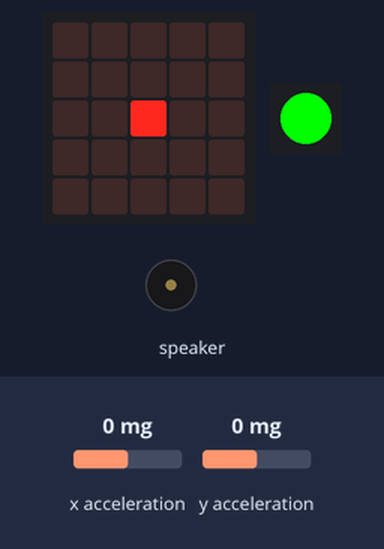
Bench run of a program on a simulated Calliope mini (MakeCode). On the bench: the board's 5×5 LED display, 1 RGB LEDs in strip order, left to right, buzzer (waves = sounding). The inputs (shaded band) are chosen by the test bench; at power-on: x acceleration 0 mg, y acceleration 0 mg.

Above: at 1.2 s.
1.3 s: x acceleration set to -1440 mg
At 2.9 s:
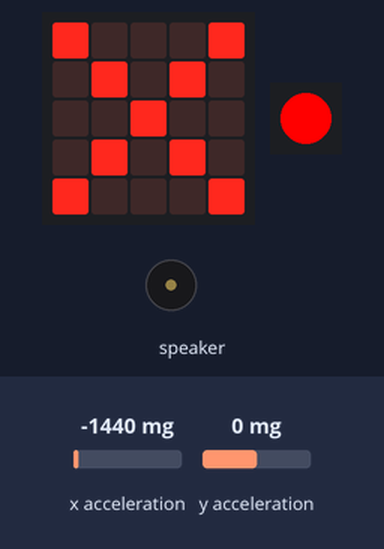
3.7 s: x acceleration set to -275 mg
At 5.43 s:
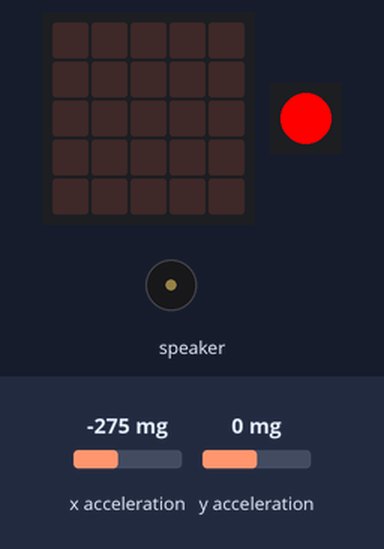
6.7 s: x acceleration set to -242 mg
9.7 s: x acceleration set to -750 mg
At 10.57 s:
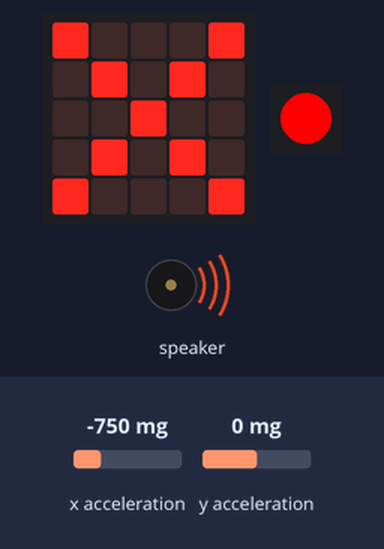
Timing chart, 0 to 12.7 s (numbered marks = the images above; inputs shaded):
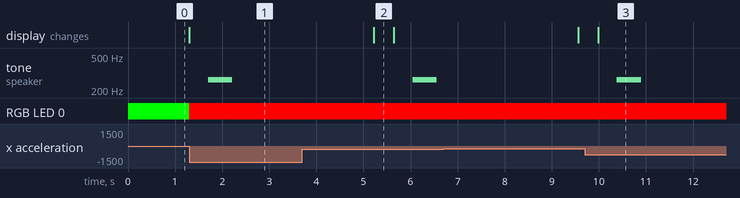

The program:

main.ts
```typescript
let LED_y = 0
let LED_x = 0
let Schwierigkeit = 4
basic.forever(function () {
    led.unplot(LED_x, LED_y)
    LED_x = pins.map(
    input.acceleration(Dimension.X) * Schwierigkeit,
    -1023,
    1023,
    0,
    5
    )
    LED_y = pins.map(
    input.acceleration(Dimension.Y) * Schwierigkeit,
    -1023,
    1023,
    0,
    5
    )
    led.plot(LED_x, LED_y)
    basic.setLedColor(0x00ff00)
    if (LED_x < 0 || LED_x > 4 || (LED_y < 0 || LED_y > 4)) {
        basic.setLedColor(0xff0000)
        basic.showLeds(`
            # . . . #
            . # . # .
            . . # . .
            . # . # .
            # . . . #
            `)
        music.playTone(262, music.beat(BeatFraction.Quarter))
        music.playTone(262, music.beat(BeatFraction.Quarter))
        music.playTone(262, music.beat(BeatFraction.Quarter))
        music.playTone(262, music.beat(BeatFraction.Quarter))
        basic.pause(3000)
        basic.showLeds(`
            . . . . .
            . . . . .
            . . . . .
            . . . . .
            . . . . .
            `)
    }
})
```

test.ts
```typescript
// Hier kann man Tests durchführen; diese Datei wird nicht kompiliert, wenn dieses Paket als Erweiterung verwendet wird.
```

Measured:
- after the input at 1.3 s, tone on speaker: silent → 262 Hz after 0.40 s, → silent 0.52 s later; RGB LED 0: RGB(0, 255, 0) → RGB(255, 0, 0) at once; the display: changes at once (image 1)
- after the input at 9.7 s, tone on speaker: silent → 262 Hz after 0.68 s, → silent 0.52 s later; the display: changes after 0.28 s (image 3)
- what the display in image 2 shows lasts 0.4 s, from 5.2 s to 5.6 s
